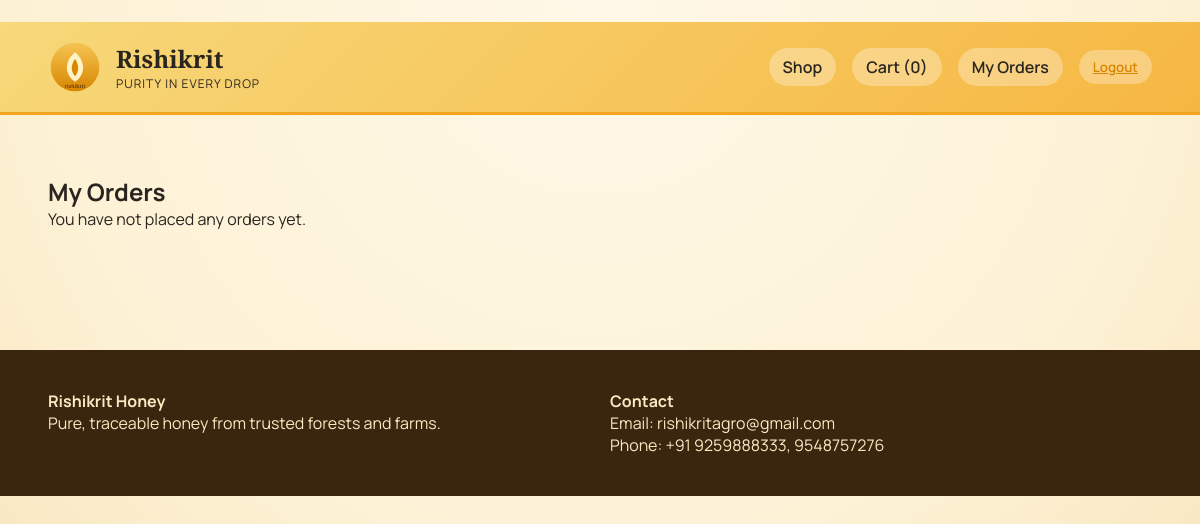
Before: /orders/ (signed in) with the older database file.
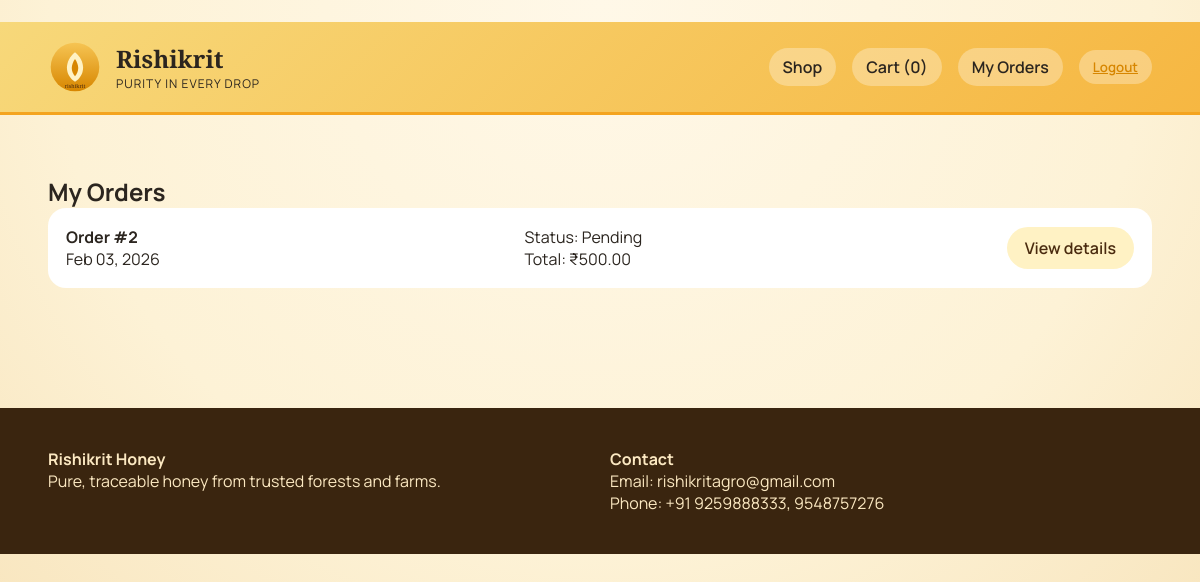
After: the same page with the newer database file.
### store/models.py (models this page shows, shortened)
class Order(models.Model):
    STATUS_CHOICES = [
        ('pending', 'Pending'),
        ('paid', 'Paid'),
        ('packed', 'Packed'),
        ('shipped', 'Shipped'),
        ('delivered', 'Delivered'),
        ('cancelled', 'Cancelled'),
    ]
    PAYMENT_METHOD_CHOICES = [
        ('cod', 'Cash on Delivery'),
        ('upi', 'UPI'),
        ('stripe', 'Card (Stripe)'),
    ]
    PAYMENT_STATUS_CHOICES = [
        ('pending', 'Pending'),
        ('paid', 'Paid'),
        ('failed', 'Failed'),
    ]
    user = models.ForeignKey(settings.AUTH_USER_MODEL, on_delete=models.SET_NULL, null=True, blank=True)
    full_name = models.CharField(max_length=120)
    phone = models.CharField(max_length=30)
    email = models.EmailField(blank=True)
    address = models.TextField()
    city = models.CharField(max_length=80)
    state = models.CharField(max_length=80)
    postal_code = models.CharField(max_length=20)
    notes = models.TextField(blank=True)
    status = models.CharField(max_length=20, choices=STATUS_CHOICES, default='pending')
    payment_method = models.CharField(max_length=20, choices=PAYMENT_METHOD_CHOICES, default='cod')
    payment_status = models.CharField(max_length=20, choices=PAYMENT_STATUS_CHOICES, default='pending')
    payment_reference = models.CharField(max_length=120, blank=True)
    coupon = models.ForeignKey(Coupon, on_delete=models.SET_NULL, null=True, blank=True)
    discount_amount = models.DecimalField(max_digits=10, decimal_places=2, default=0)
    delivery_fee = models.DecimalField(max_digits=10, decimal_places=2, default=0)
    created_at = models.DateTimeField(auto_now_add=True)
    @property
    def subtotal(self):
        total = Decimal('0.00')
        for item in self.items.all():
            total += item.subtotal
        return total
    @property
    def total(self):
        return self.subtotal - self.discount_amount + self.delivery_fee

class OrderItem(models.Model):
    order = models.ForeignKey(Order, related_name='items', on_delete=models.CASCADE)
    product = models.ForeignKey(Product, on_delete=models.PROTECT)
    quantity = models.PositiveIntegerField(default=1)
    price = models.DecimalField(max_digits=10, decimal_places=2)
    @property
    def subtotal(self):
        return self.price * self.quantity

### store/views.py (the view)
# urls.py: path('orders/', views.order_history, name='order_history'),
@login_required
def order_history(request):
    orders = Order.objects.filter(user=request.user).order_by('-created_at')
    return render(request, 'store/order_history.html', {'orders': orders})

### store/cart.py (called while the page is built, shortened)
def get_cart(request):
    return request.session.get(CART_SESSION_KEY, {})

def get_cart_items(request):
    cart = get_cart(request)
    product_ids = [int(pid) for pid in cart.keys()]
    products = Product.objects.filter(id__in=product_ids, is_active=True)
    items = []
    total = Decimal('0.00')
    return items, total

def get_cart_summary(request):
    items, total = get_cart_items(request)
    count = sum(item['quantity'] for item in items)
    return {
        'cart_count': count,
        'cart_total': total,
    }

### store/context_processors.py (called while the page is built)
def cart_summary(request):
    return get_cart_summary(request)

### templates/store/order_history.html
﻿{% extends 'store/base.html' %}
{% block content %}
<section class="orders">
    <div class="container">
        <h2>My Orders</h2>
        {% if orders %}
            <div class="order-list">
                {% for order in orders %}
                    <div class="order-card">
                        <div>
                            <h4>Order #{{ order.id }}</h4>
                            <p>{{ order.created_at|date:"M d, Y" }}</p>
                        </div>
                        <div>
                            <p>Status: {{ order.get_status_display }}</p>
                            <p>Total: ₹{{ order.total }}</p>
                        </div>
                        <a class="secondary-btn" href="{% url 'order_detail' order.id %}">View details</a>
                    </div>
                {% endfor %}
            </div>
        {% else %}
            <p>You have not placed any orders yet.</p>
        {% endif %}
    </div>
</section>
{% endblock %}

### templates/store/base.html (shortened to what this page needs)
﻿{% load static %}
<!DOCTYPE html>
<html lang="en">
<head>
    <link rel="stylesheet" href="{% static 'store/css/site.css' %}">
</head>
<body>
    <header class="site-header">
        <div class="container header-inner">
            <a class="brand" href="{% url 'home' %}">
                <img src="{% static 'store/brand/logo.svg' %}" alt="Rishikrit" class="brand-logo">
                <div>
                    <span class="brand-name">Rishikrit</span>
                    <span class="brand-tag">Purity in Every Drop</span>
                </div>
            </a>
            <nav class="site-nav">
                <a href="{% url 'home' %}">Shop</a>
                <a href="{% url 'cart' %}">Cart ({{ cart_count }})</a>
                {% if user.is_authenticated %}
                    <a href="{% url 'order_history' %}">My Orders</a>
                    <form method="post" action="{% url 'logout' %}" class="nav-form">
                        <button class="link-btn">Logout</button>
                    </form>
                {% else %}
                    <a href="{% url 'login' %}">Login</a>
                    <a href="{% url 'register' %}">Register</a>
                {% endif %}
            </nav>
        </div>
    </header>
    <main>
        {% block content %}{% endblock %}
    </main>
    <footer class="site-footer">
        <div class="container footer-inner">
            <div>
                <h4>Rishikrit Honey</h4>
                <p>Pure, traceable honey from trusted forests and farms.</p>
            </div>
            <div>
                <h4>Contact</h4>
                <p>Email: rishikritagro@gmail.com</p>
                <p>Phone: +91 9259888333, 9548757276</p>
            </div>
        </div>
    </footer>
</body>
</html>

### static/store/css/site.css (style rules this page uses)
:root { --amber: #f4b73a; --deep-amber: #d78600; --honey: #f6c453; --cream: #fff6e2; --brown: #4a2b0f; --charcoal: #2b251f; --soft: #fdf7ec; }
* { box-sizing: border-box; margin: 0; padding: 0; }
body { font-family: 'Manrope', sans-serif; color: var(--charcoal); background: radial-gradient(circle at top, #fff8e8 0%, #fdf2d6 55%, #f6e0b4 100%); min-height: 100vh; }
img { max-width: 100%; display: block; }
a { color: inherit; text-decoration: none; }
.container { width: min(1200px, 92%); margin: 0 auto; }
.site-header { background: linear-gradient(135deg, #f7d87a, #f6b742); position: sticky; top: 0; z-index: 10; border-bottom: 3px solid #f4a41f; }
.header-inner { display: flex; align-items: center; justify-content: space-between; padding: 18px 0; }
.brand { display: flex; align-items: center; gap: 14px; }
.brand-logo { width: 54px; height: 54px; }
.brand-name { font-family: 'Cormorant Garamond', serif; font-size: 24px; font-weight: 700; display: block; }
.brand-tag { font-size: 12px; letter-spacing: 1px; text-transform: uppercase; }
.site-nav { display: flex; gap: 16px; align-items: center; font-weight: 600; }
.site-nav a, .nav-form button { padding: 8px 14px; border-radius: 30px; background: rgba(255, 255, 255, 0.3); }
.nav-form { margin: 0; }
.primary-btn, .secondary-btn, .ghost-btn, .link-btn { border: none; cursor: pointer; font-weight: 600; font-family: inherit; }
.secondary-btn { background: #fff2c4; color: var(--brown); padding: 10px 18px; border-radius: 30px; }
.link-btn { background: transparent; color: var(--deep-amber); text-decoration: underline; }
.cart, .checkout, .order-success, .orders, .auth { padding: 60px 0; }
.order-list { display: grid; gap: 16px; }
.order-card { background: white; padding: 18px; border-radius: 18px; display: flex; align-items: center; justify-content: space-between; gap: 16px; }
.site-footer { background: #3a250f; color: #fbe8c1; padding: 40px 0; margin-top: 60px; }
.footer-inner { display: grid; gap: 20px; grid-template-columns: repeat(auto-fit, minmax(220px, 1fr)); }

Changed rows visible on the page:
added Order: id "2", created_at "Feb 03, 2026", status "Pending", total "500.00"
Other visible differences:
text no longer shown: "You have not placed any orders yet."
